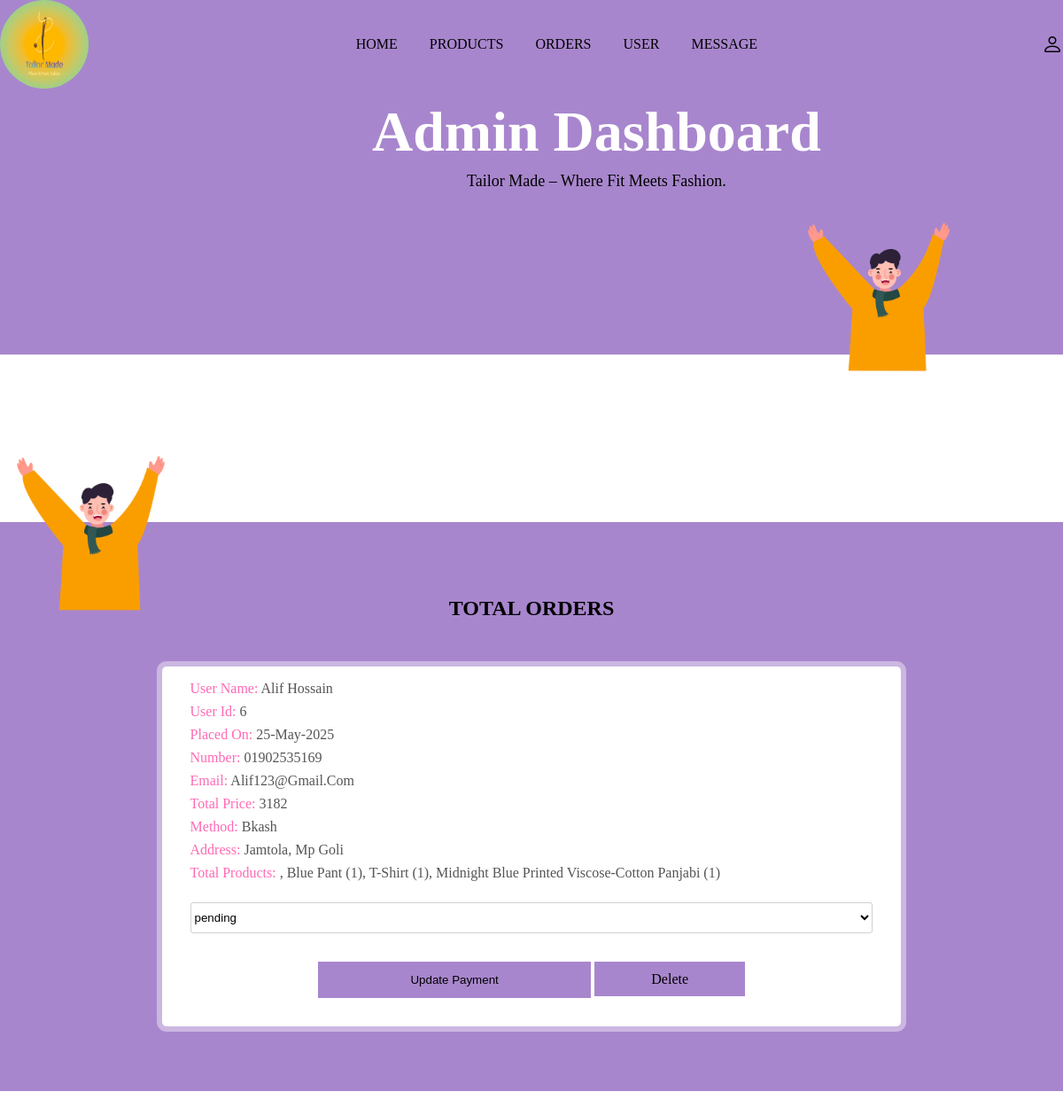
The app's page /Backend/admin_order.php (signed in) with its own data.
### tables this page shows
CREATE TABLE `order` (
  `id` int(255) NOT NULL,
  `user_id` int(255) NOT NULL,
  `name` varchar(255) NOT NULL,
  `number` varchar(255) NOT NULL,
  `email` varchar(255) NOT NULL,
  `method` varchar(255) NOT NULL,
  `address` varchar(255) NOT NULL,
  `total_products` varchar(255) NOT NULL,
  `total_price` varchar(255) NOT NULL,
  `placed_on` varchar(255) NOT NULL,
  `payment_status` varchar(255) NOT NULL DEFAULT 'pending'
);

### Backend/admin_order.php (the view, shortened to what this page needs)
<?php
    include 'connection.php';
?>
<!DOCTYPE html>
<html lang="en">
<head>
    <link rel="stylesheet" href="https://cdn.jsdelivr.net/npm/bootstrap-icons@1.9.1/font/bootstrap-icons.css">
    <link rel="stylesheet" href="style.css">
</head>
<body>
    <?php
    include 'admin_header.php';
    ?>
    <section class="order-container">
      <h1 class="title">total orders</h1>
      <div class="box-container">
         <?php
            $select_orders = mysqli_query($conn,"SELECT * FROM `order`") or die('query failed');
            if(mysqli_num_rows($select_orders)>0){
                while($fetch_orders=mysqli_fetch_assoc($select_orders)){
          ?>
          <div class="box">
              <p>user name: <span><?php echo $fetch_orders['name']; ?></span></p>
              <p>user id: <span><?php echo $fetch_orders['user_id']; ?></span></p>
              <p>placed on: <span><?php echo $fetch_orders['placed_on']; ?></span></p>
              <p>number: <span><?php echo $fetch_orders['number']; ?></span></p>
              <p>email: <span><?php echo $fetch_orders['email']; ?></span></p>
              <p>total price: <span><?php echo $fetch_orders['total_price']; ?></span></p>
              <p>method: <span><?php echo $fetch_orders['method']; ?></span></p>
              <p>address: <span><?php echo $fetch_orders['address']; ?></span></p>
              <p>total products: <span><?php echo $fetch_orders['total_products']; ?></span></p>
              <form method="post">
                <select name="update_payment">
                    <option disabled selected><?php echo $fetch_orders['payment_status']; ?></option>
                </select>
                <input type="submit" value="update payment" name="update_order" class="btn">
                <a href="admin_order.php?delete=<?php echo $fetch_orders['id']; ?>" onclick="return confirm('delete this order');" class="delete">delete</a>
            </form>
              </div>
          <?php
                }
            } else{
                echo '
                  <div class="empty">
                  <p>no orders placed yet!</p>
                  </div>
                  ';
            }
            ?>
      </div>
    </section>
</body>
</html>

### Frontend/style.css (style rules this page uses)
* { margin: 0; padding: 0; box-sizing: border-box; }
:root { --box-shadow: 0px 0px 0px 6px rgb(255 255 255/40%); --orange: rgb(168, 134, 205); }
a { text-decoration: none; }
.btn { padding: .8rem 2.5em; text-transform: uppercase; background: #fff; color: var(--orange); border-radius: 10px; cursor: pointer; }
.title { text-align: center; margin-bottom: 1rem; }
input,button,textarea, select { outline: none; border: 1px solid #55555544; background: transparent; width: 100%; padding: 1rem 1.5rem; border-radius: 10px; margin: 1rem 0; }
input[type=submit] { cursor: pointer; }
.form-container::before, .show-products::before, .message-container::before, .order-container::before { content: ''; position: absolute; background-image: url('img/6.png'); top: -5%; left: -10px; width: 255px; height: 650px; background-size: 225px; background-repeat: no-repeat; z-index: 100; }
.box-container { padding: 2% 8%; display: grid; grid-template-columns: repeat(auto-fit,minmax(15rem,1fr)); column-gap: 1rem; }
.box-container .box { background: #fff; box-shadow: var(--box-shadow); padding: 2rem; text-align: center; border-radius: 5px; margin: 1rem; }
.show-products, .message-container, .order-container { position: relative; background: var(--orange); margin-top: -3.5rem; }
.show-products::before, .order-container::before { background-image: url(img/14.png); top: -100px; }
.edit,.delete { color: black; background: var(--orange); padding: .5rem 1.5rem; text-transform: capitalize; line-height: 2; }
.message-container .title, .order-container .title { text-transform: uppercase; padding-top: 3rem; }
.order-container { padding: 3% 7%; }
.order-container .box-container { grid-template-columns: repeat(auto-fit,minmax(20rem,1fr)); justify-content: center; align-items: flex-start; }
.box-container .box { text-align: left; padding: 1rem 2rem; }
.order-container .box p { margin-bottom: .5rem; text-transform: capitalize; color: hotpink; }
.order-container .box span { color: #555; }
.order-container form { text-align: center; }
.order-container form select { width: 100%; margin: 1rem auto; padding: .5rem 0; cursor: pointer; border-radius: 3px; }
.order-container form input { width: 40%; border-radius: unset; border: none; background: var(--orange); color: #000; text-transform: capitalize; }
.order-container .box .delete { padding: .7rem 4rem; }

### records on screen
order: name "Alif Hossain", user "6", placed_on "25-May-2025", number "01902535169", email "Alif123@gmail.com", total_price "3182", method "Bkash", address "Jamtola, Mp Goli", total_products ", Blue Pant (1), T-Shirt (1), Midnight Blue Printed Viscose-Cotton Panjabi (1)", update_payment "pending"
